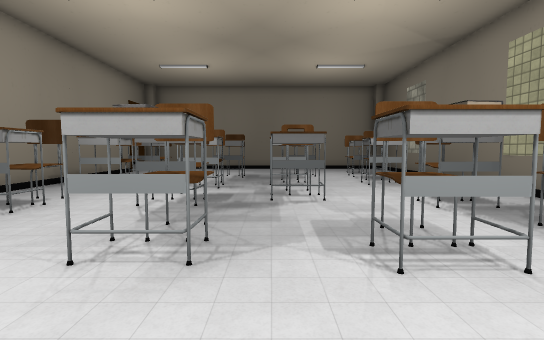
View 1 (above)

18 first-person views from a walk through a scene from a Unity 3-D project. The camera is 1.2 m above the floor, tilts 4° down and sees 85° across. The floor is counted in squares, 0.9 m on a side. Each view is taken from the middle of a square. On the plan, view 1 faces up. The plan holds only what a view shows up to about 14 squares ahead; the rest is blank. The place goes on beyond the plan. The player is left out. Some animated figures are left out. Door leaves are left out, so doorways stand open. Some surface patterns are stand-ins.

View 2
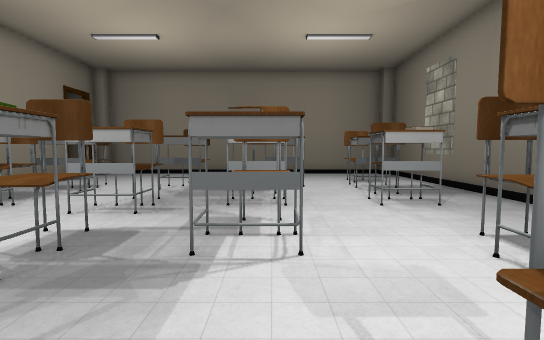

View 3
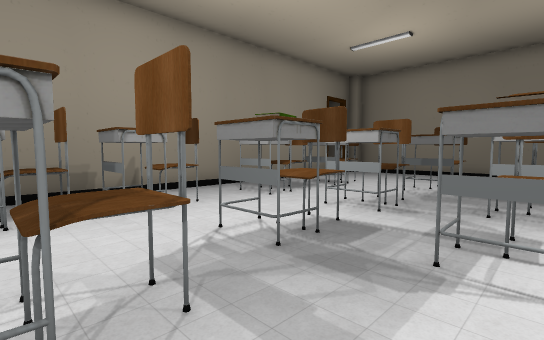

View 4
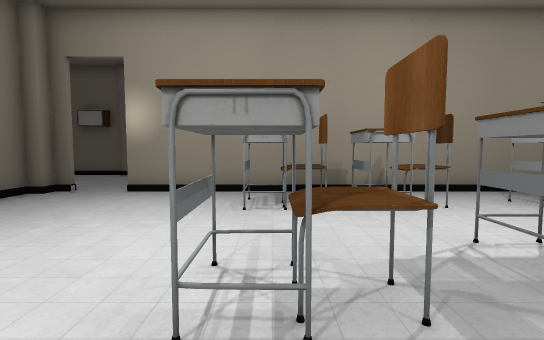

View 5
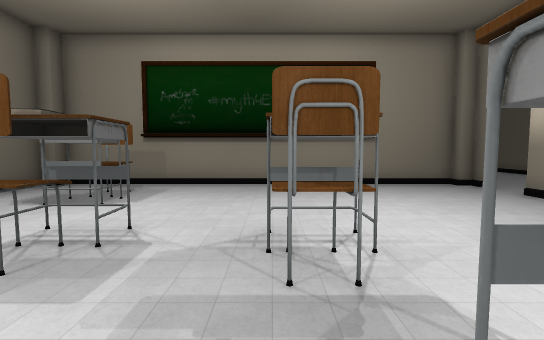

View 6
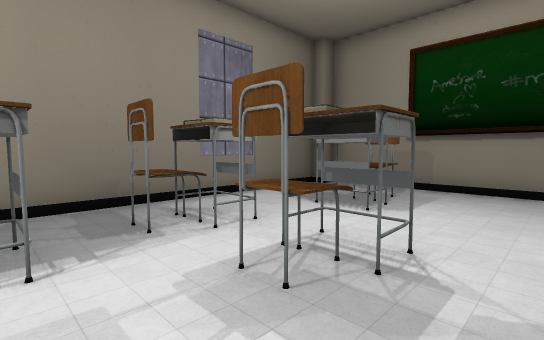

View 7
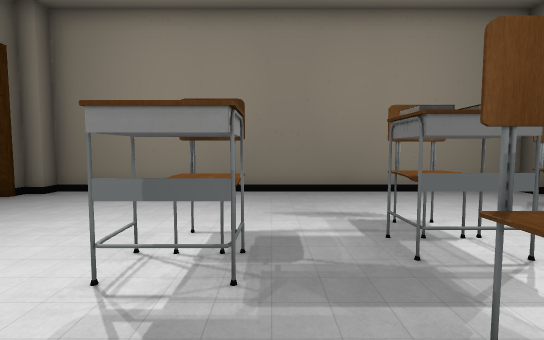

View 8
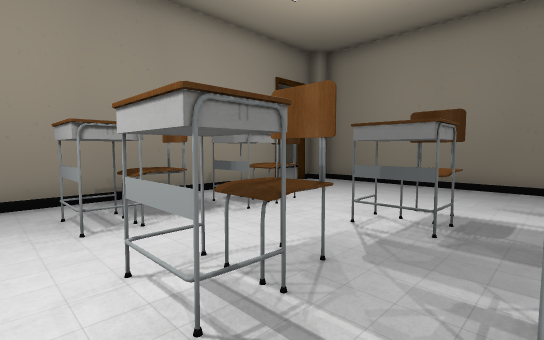

View 9
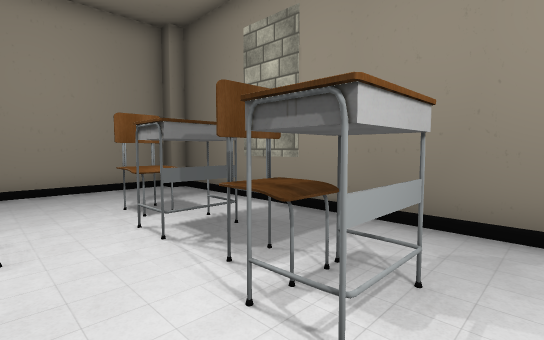

View 10
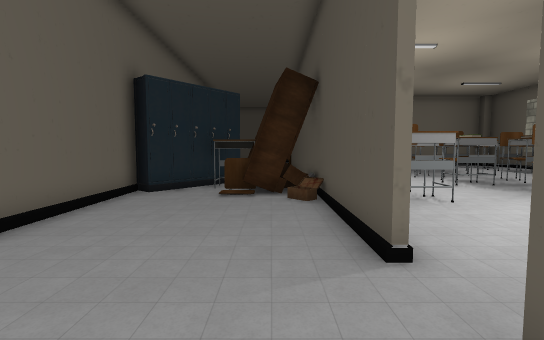

View 11
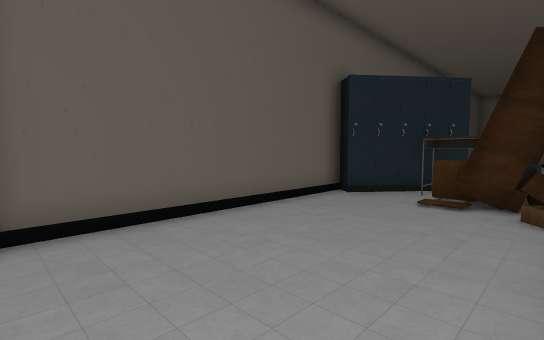

View 12
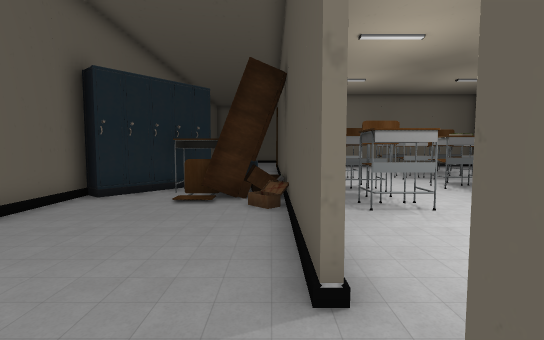

View 13
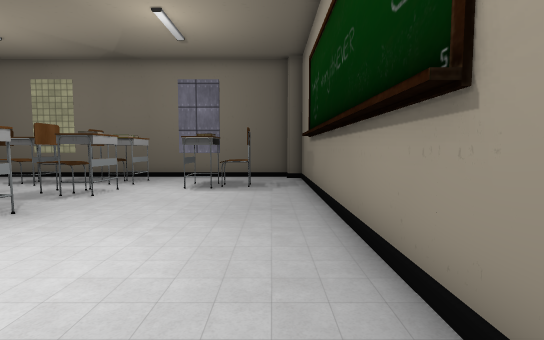

View 14
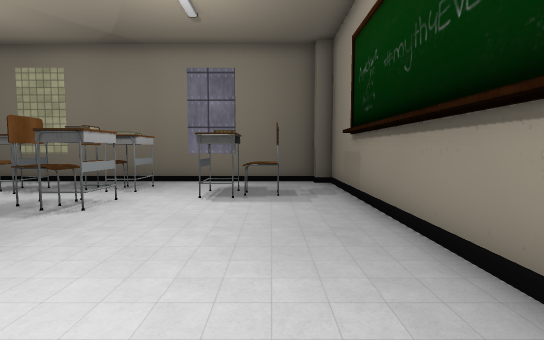

View 15
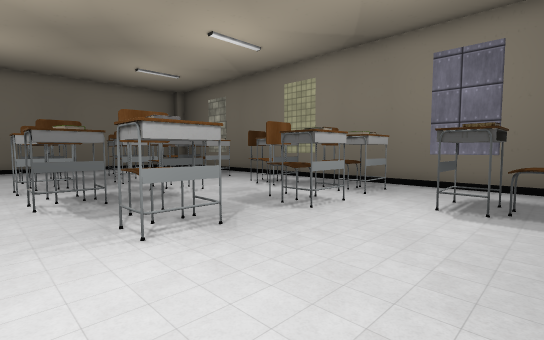

View 16
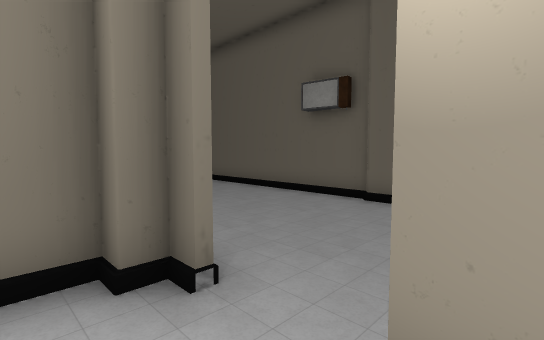

View 17
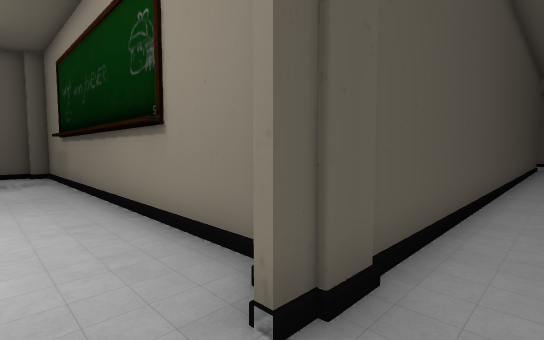

View 18
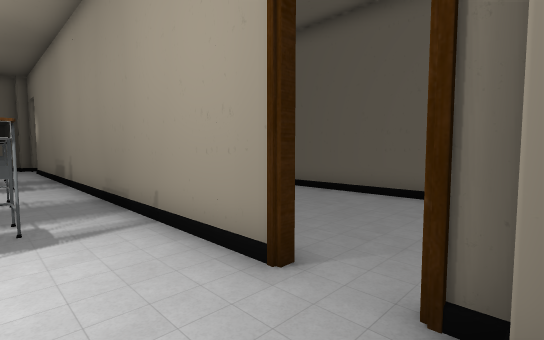

### Floor plan
Key: @ floor where view 1 was taken; # wall or solid block; . floor; D open door; O other object.
Columns run from 15 left of view 1 to 8 right of it. Each row starts with its distance up from view 1.
 21       #################
 20       #O..............O
 19      .DD...............#
 18   ....DD...............#
 17  #....#.............O..#
 16  #....#.........OO.OO..#
 15  #..  #..OO..O..OO.OO..#
 14  #.   #..OO.OO.....OO..#
 13  #    #..OO.....O..OO..#
 12       #..O...O.OO..OO..#
 11       #..OO.OO.OO..OO..#
 10   OOOO#..OO.OO.........#
  9       #......O..O......#
  8    OO #..O..OO.OO..OO..#
  7   OOOO#.OO..OO.....OO..#
  6  OOOOOO.OO.............#
  5 ##..OOO..O...OO..O..O..#
  4 #.....#.OO...OO..OOOO..#
  3 #.....#......OO..OO.O..#
  2 #.....#................#
  1 #.....#...........OO...#
  0 #.....#........@..OO...#
 -1 #.....DD...........O...#
 -2 #.....DD...............#
 -3 #......O...########...O#
 -4 #......######    #######
 -5 #......#
 -6 #......#
 -7 #... ..#

Positions as (right, up) in squares from view 1, and headings:
1: (0, 0), facing up
2: (1, 4), facing up
3: (1, 4), facing up-left
4: (1, 4), facing left
5: (-1, 8), facing down
6: (0, 7), facing down-right
7: (-1, 11), facing up
8: (0, 9), facing up-left
9: (2, 10), facing up-right
10: (-10, -4), facing up
11: (-9, -3), facing up-left
12: (-9, -3), facing up
13: (-7, -2), facing right
14: (-5, -1), facing right
15: (-4, -1), facing up-right
16: (-7, 0), facing down-left
17: (-10, -1), facing down-right
18: (-6, 20), facing down-left
